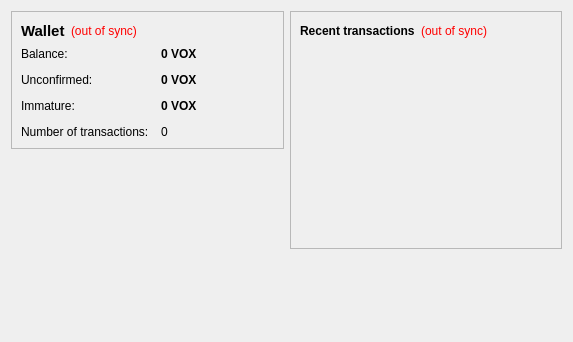
<?xml version="1.0" encoding="UTF-8"?>
<ui version="4.0">
 <class>OverviewPage</class>
 <widget class="QWidget" name="OverviewPage">
  <property name="geometry">
   <rect>
    <x>0</x>
    <y>0</y>
    <width>573</width>
    <height>342</height>
   </rect>
  </property>
  <property name="windowTitle">
   <string>Form</string>
  </property>
  <layout class="QHBoxLayout" name="horizontalLayout" stretch="1,1">
   <item>
    <layout class="QVBoxLayout" name="verticalLayout_2">
     <item>
      <widget class="QFrame" name="frame">
       <property name="frameShape">
        <enum>QFrame::StyledPanel</enum>
       </property>
       <property name="frameShadow">
        <enum>QFrame::Raised</enum>
       </property>
       <layout class="QVBoxLayout" name="verticalLayout_4">
        <item>
         <layout class="QHBoxLayout" name="horizontalLayout_4">
          <item>
           <widget class="QLabel" name="label_5">
            <property name="font">
             <font>
              <pointsize>11</pointsize>
              <weight>75</weight>
              <bold>true</bold>
             </font>
            </property>
            <property name="text">
             <string>Wallet</string>
            </property>
           </widget>
          </item>
          <item>
           <widget class="QLabel" name="labelWalletStatus">
            <property name="toolTip">
             <string>The displayed information may be out of date. Your wallet automatically synchronizes with the Voxels network after a connection is established, but this process has not completed yet.</string>
            </property>
            <property name="styleSheet">
             <string notr="true">QLabel { color: red; }</string>
            </property>
            <property name="text">
             <string notr="true">(out of sync)</string>
            </property>
            <property name="alignment">
             <set>Qt::AlignLeading|Qt::AlignLeft|Qt::AlignVCenter</set>
            </property>
           </widget>
          </item>
          <item>
           <spacer name="horizontalSpacer_2">
            <property name="orientation">
             <enum>Qt::Horizontal</enum>
            </property>
            <property name="sizeHint" stdset="0">
             <size>
              <width>40</width>
              <height>20</height>
             </size>
            </property>
           </spacer>
          </item>
         </layout>
        </item>
        <item>
         <layout class="QFormLayout" name="formLayout_2">
          <property name="fieldGrowthPolicy">
           <enum>QFormLayout::AllNonFixedFieldsGrow</enum>
          </property>
          <property name="horizontalSpacing">
           <number>12</number>
          </property>
          <property name="verticalSpacing">
           <number>12</number>
          </property>
          <item row="0" column="0">
           <widget class="QLabel" name="label">
            <property name="text">
             <string>Balance:</string>
            </property>
           </widget>
          </item>
          <item row="0" column="1">
           <widget class="QLabel" name="labelBalance">
            <property name="font">
             <font>
              <weight>75</weight>
              <bold>true</bold>
             </font>
            </property>
            <property name="cursor">
             <cursorShape>IBeamCursor</cursorShape>
            </property>
            <property name="toolTip">
             <string>Your current balance</string>
            </property>
            <property name="text">
             <string notr="true">0 VOX</string>
            </property>
            <property name="textInteractionFlags">
             <set>Qt::LinksAccessibleByMouse|Qt::TextSelectableByKeyboard|Qt::TextSelectableByMouse</set>
            </property>
           </widget>
          </item>
          <item row="1" column="0">
           <widget class="QLabel" name="label_3">
            <property name="text">
             <string>Unconfirmed:</string>
            </property>
           </widget>
          </item>
          <item row="1" column="1">
           <widget class="QLabel" name="labelUnconfirmed">
            <property name="font">
             <font>
              <weight>75</weight>
              <bold>true</bold>
             </font>
            </property>
            <property name="cursor">
             <cursorShape>IBeamCursor</cursorShape>
            </property>
            <property name="toolTip">
             <string>Total of transactions that have yet to be confirmed, and do not yet count toward the current balance</string>
            </property>
            <property name="text">
             <string notr="true">0 VOX</string>
            </property>
            <property name="textInteractionFlags">
             <set>Qt::LinksAccessibleByMouse|Qt::TextSelectableByKeyboard|Qt::TextSelectableByMouse</set>
            </property>
           </widget>
          </item>
          <item row="3" column="0">
           <widget class="QLabel" name="label_2">
            <property name="text">
             <string>Number of transactions:</string>
            </property>
           </widget>
          </item>
          <item row="3" column="1">
           <widget class="QLabel" name="labelNumTransactions">
            <property name="toolTip">
             <string>Total number of transactions in wallet</string>
            </property>
            <property name="text">
             <string notr="true">0</string>
            </property>
           </widget>
          </item>
          <item row="2" column="0">
           <widget class="QLabel" name="labelImmatureText">
            <property name="text">
             <string>Immature:</string>
            </property>
           </widget>
          </item>
          <item row="2" column="1">
           <widget class="QLabel" name="labelImmature">
            <property name="font">
             <font>
              <weight>75</weight>
              <bold>true</bold>
             </font>
            </property>
            <property name="toolTip">
             <string>Mined balance that has not yet matured</string>
            </property>
            <property name="text">
             <string notr="true">0 VOX</string>
            </property>
            <property name="textInteractionFlags">
             <set>Qt::LinksAccessibleByMouse|Qt::TextSelectableByKeyboard|Qt::TextSelectableByMouse</set>
            </property>
           </widget>
          </item>
         </layout>
        </item>
       </layout>
      </widget>
     </item>
     <item>
      <spacer name="verticalSpacer">
       <property name="orientation">
        <enum>Qt::Vertical</enum>
       </property>
       <property name="sizeHint" stdset="0">
        <size>
         <width>20</width>
         <height>40</height>
        </size>
       </property>
      </spacer>
     </item>
    </layout>
   </item>
   <item>
    <layout class="QVBoxLayout" name="verticalLayout_3">
     <item>
      <widget class="QFrame" name="frame_2">
       <property name="frameShape">
        <enum>QFrame::StyledPanel</enum>
       </property>
       <property name="frameShadow">
        <enum>QFrame::Raised</enum>
       </property>
       <layout class="QVBoxLayout" name="verticalLayout">
        <item>
         <layout class="QHBoxLayout" name="horizontalLayout_2">
          <item>
           <widget class="QLabel" name="label_4">
            <property name="text">
             <string>&lt;b&gt;Recent transactions&lt;/b&gt;</string>
            </property>
           </widget>
          </item>
          <item>
           <widget class="QLabel" name="labelTransactionsStatus">
            <property name="toolTip">
             <string>The displayed information may be out of date. Your wallet automatically synchronizes with the Voxels network after a connection is established, but this process has not completed yet.</string>
            </property>
            <property name="styleSheet">
             <string notr="true">QLabel { color: red; }</string>
            </property>
            <property name="text">
             <string notr="true">(out of sync)</string>
            </property>
            <property name="alignment">
             <set>Qt::AlignRight|Qt::AlignTrailing|Qt::AlignVCenter</set>
            </property>
           </widget>
          </item>
          <item>
           <spacer name="horizontalSpacer">
            <property name="orientation">
             <enum>Qt::Horizontal</enum>
            </property>
            <property name="sizeHint" stdset="0">
             <size>
              <width>40</width>
              <height>20</height>
             </size>
            </property>
           </spacer>
          </item>
         </layout>
        </item>
        <item>
         <widget class="QListView" name="listTransactions">
          <property name="styleSheet">
           <string notr="true">QListView { background: transparent; }</string>
          </property>
          <property name="frameShape">
           <enum>QFrame::NoFrame</enum>
          </property>
          <property name="verticalScrollBarPolicy">
           <enum>Qt::ScrollBarAlwaysOff</enum>
          </property>
          <property name="horizontalScrollBarPolicy">
           <enum>Qt::ScrollBarAlwaysOff</enum>
          </property>
          <property name="selectionMode">
           <enum>QAbstractItemView::NoSelection</enum>
          </property>
         </widget>
        </item>
       </layout>
      </widget>
     </item>
     <item>
      <spacer name="verticalSpacer_2">
       <property name="orientation">
        <enum>Qt::Vertical</enum>
       </property>
       <property name="sizeHint" stdset="0">
        <size>
         <width>20</width>
         <height>40</height>
        </size>
       </property>
      </spacer>
     </item>
    </layout>
   </item>
  </layout>
 </widget>
 <resources/>
 <connections/>
</ui>
